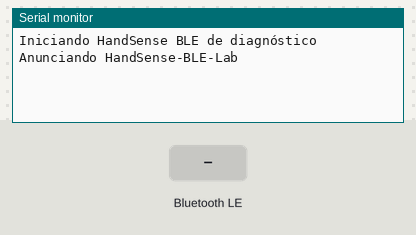
Recording of a sketch running on a simulated ESP32. Parts: the last lines printed to the serial monitor. Inputs (shaded band) come from the test bench. Nothing arrives over Bluetooth unless stated; a phone connects over Bluetooth LE 3 s after start.

Above: at 1.5 s.
1.6 s: Bluetooth LE write "HS1,C,PING" received
At 2.5 s:
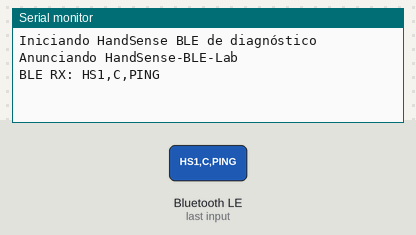
4.6 s: Bluetooth LE write "1" received
At 5.8 s:
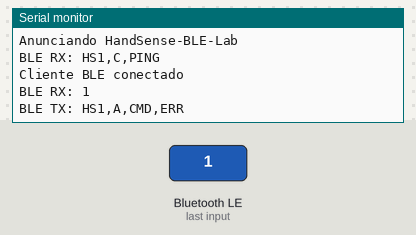
6.1 s: Bluetooth LE write "HS1,C,PING" received
At 7.1 s:
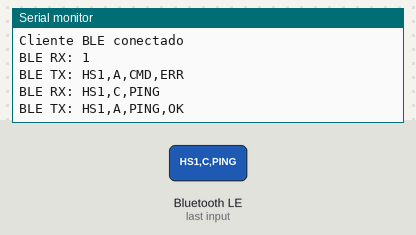

The sketch:

ble_diagnostico.ino
```cpp
/*
 * HandSense BLE - prueba mínima de transporte
 *
 * No lee sensores ni controla actuadores. Se mantiene separado del firmware
 * de gestos para comprobar primero anuncio, suscripción y escritura GATT.
 * Compatible con placas ESP32 con BLE usando el core Arduino-ESP32.
 */

#include <Arduino.h>
#include <BLE2902.h>
#include <BLEDevice.h>
#include <BLEServer.h>
#include <BLEUtils.h>

static const char *DEVICE_NAME = "HandSense-BLE-Lab";
static const char *SERVICE_UUID = "6c7a0001-8e2d-4f91-a6b5-3d3f7a120001";
static const char *EVENTS_UUID = "6c7a0002-8e2d-4f91-a6b5-3d3f7a120001";
static const char *CONTROL_UUID = "6c7a0003-8e2d-4f91-a6b5-3d3f7a120001";

static BLEServer *server = nullptr;
static BLECharacteristic *eventsCharacteristic = nullptr;
static volatile bool connected = false;
static bool wasConnected = false;

static void notifyText(const char *message) {
  if (!connected || eventsCharacteristic == nullptr) {
    return;
  }
  eventsCharacteristic->setValue(message);
  eventsCharacteristic->notify();
  Serial.print("BLE TX: ");
  Serial.println(message);
}

class ServerCallbacks final : public BLEServerCallbacks {
  void onConnect(BLEServer *) override {
    connected = true;
    Serial.println("Cliente BLE conectado");
  }

  void onDisconnect(BLEServer *) override {
    connected = false;
    Serial.println("Cliente BLE desconectado");
  }
};

class ControlCallbacks final : public BLECharacteristicCallbacks {
  void onWrite(BLECharacteristic *characteristic) override {
    const String command = characteristic->getValue();
    Serial.print("BLE RX: ");
    Serial.println(command);

    if (command == "HS1,C,PING") {
      notifyText("HS1,A,PING,OK");
    } else {
      notifyText("HS1,A,CMD,ERR");
    }
  }
};

void setup() {
  Serial.begin(115200);
  delay(300);
  Serial.println("Iniciando HandSense BLE de diagnóstico");

  BLEDevice::init(DEVICE_NAME);

  server = BLEDevice::createServer();
  server->setCallbacks(new ServerCallbacks());

  BLEService *service = server->createService(SERVICE_UUID);
  eventsCharacteristic = service->createCharacteristic(
      EVENTS_UUID,
      BLECharacteristic::PROPERTY_READ | BLECharacteristic::PROPERTY_NOTIFY);
  eventsCharacteristic->addDescriptor(new BLE2902());
  eventsCharacteristic->setValue("HS1,A,BOOT,OK");

  BLECharacteristic *controlCharacteristic = service->createCharacteristic(
      CONTROL_UUID,
      BLECharacteristic::PROPERTY_WRITE);
  controlCharacteristic->setCallbacks(new ControlCallbacks());

  service->start();
  BLEAdvertising *advertising = BLEDevice::getAdvertising();
  advertising->addServiceUUID(SERVICE_UUID);
  advertising->setScanResponse(true);
  BLEDevice::startAdvertising();
  Serial.println("Anunciando HandSense-BLE-Lab");
}

void loop() {
  if (!connected && wasConnected) {
    delay(300);
    server->startAdvertising();
    Serial.println("Anuncio BLE reiniciado");
  }
  wasConnected = connected;
  delay(50);
}
```

Measured:
- after the input at 1.6 s, the serial monitor: prints a new line at once (image 1)
- after the input at 4.6 s, the serial monitor: prints a new line at once (image 2)
- after the input at 6.1 s, the serial monitor: prints a new line at once (image 3)
